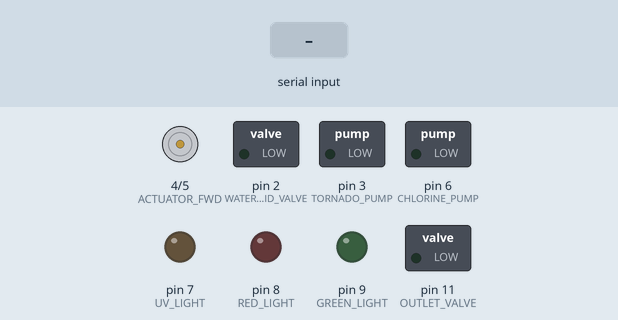
Simulated run of this sketch. Board: Arduino Uno, built with avr-gcc and run on an emulated ATmega328P. On the bench: motor-driver pin pairs drawn as motors (green arrow = first pin HIGH = forward, orange = second pin HIGH = backward, longer = more drive), switched loads named in the sketch (green lamp = pin HIGH), output pins drawn as LEDs (lit = HIGH). The inputs (shaded band) are chosen by the test bench. Pins used as bus, display or sensor lines are not drawn; what the sketch prints to the serial monitor is not drawn.

Above: at 1.2 s.
1.3 s: "FILL_WATER:0\n" received over the second serial link
At 2.5 s:
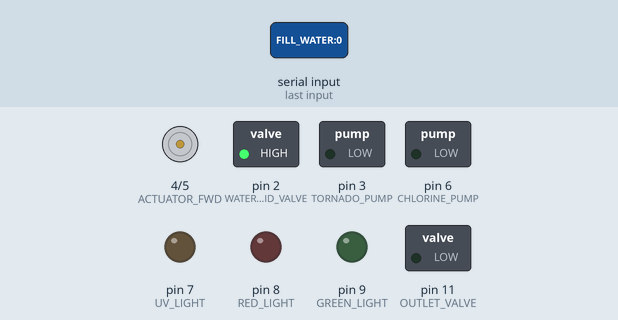
2.8 s: "FILL_WATER:1\n" received over the second serial link
At 3.9 s:
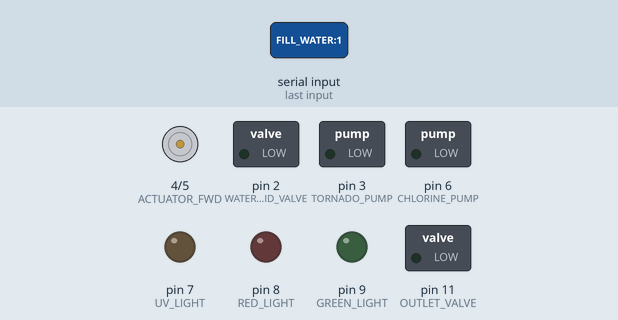
4.3 s: "START\n" received over the second serial link
5.8 s: "FILL_WATER:1\n" received over the second serial link
At 6.8 s:
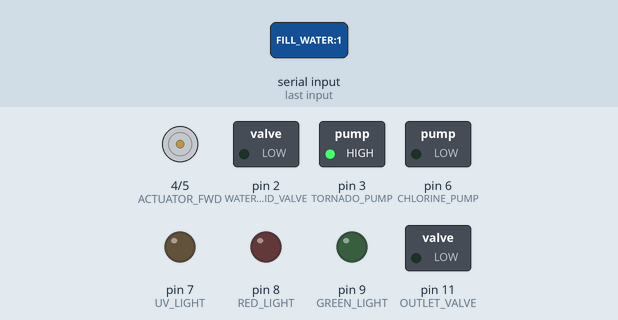
Timing chart, 0 to 15.8 s (numbered marks = the images above; inputs shaded):
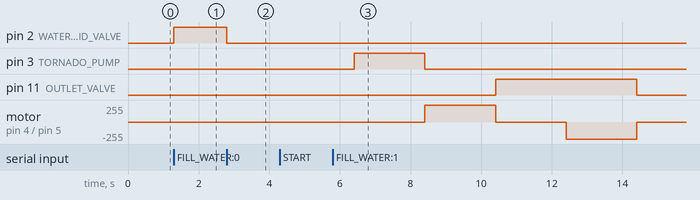

The sketch:

deglazing.ino
```cpp
#include <SoftwareSerial.h>

// Define SoftwareSerial RX and TX pins
#define SOFT_RX 12  // Change as needed
#define SOFT_TX 13  // Change as needed

SoftwareSerial softSerial(SOFT_RX, SOFT_TX);  // RX, TX
#define DOOR_LOCK 1
#define WATER_SOLENOID_VALVE 2
#define TORNADO_PUMP 3
#define ACTUATOR_FWD 4
#define ACTUATOR_REV 5
#define CHLORINE_PUMP 6
#define UV_LIGHT 7
#define RED_LIGHT 8
#define GREEN_LIGHT 9
#define DOOR_SENSOR 10
#define OUTLET_VALVE 11

#define TORNADO_TIME 2000
#define DRAIN_TIME 2000
#define CLEAN_TORNADO_TIME 3000
#define CLEAN_WATER_TIME 5000

bool istankFilled = false;
bool isDeglazed = false;
bool isCleaning = false;
bool cleaningCompleted = false;

bool isStartPressed;

int deglazingCycles = 3;   // Number of deglazing cycles
int cleaningCycles = 3;    // Number of cleaning cycles
int currentCleanCycle = 0;

void setup() {
    pinMode(DOOR_LOCK, OUTPUT);
    pinMode(WATER_SOLENOID_VALVE, OUTPUT);
    pinMode(TORNADO_PUMP, OUTPUT);
    pinMode(ACTUATOR_FWD, OUTPUT);
    pinMode(ACTUATOR_REV, OUTPUT);
    pinMode(CHLORINE_PUMP, OUTPUT);
    pinMode(UV_LIGHT, OUTPUT);
    pinMode(RED_LIGHT, OUTPUT);
    pinMode(GREEN_LIGHT, OUTPUT);
    pinMode(DOOR_SENSOR, INPUT);
    pinMode(OUTLET_VALVE, OUTPUT);
    Serial.begin(9600);
    softSerial.begin(9600);  // Software Serial

    softSerial.println("✅ Software Serial Ready!");
}

void loop() {
    checkSerialCommands();  // ✅ Always check for FILL_WATER updates

    if (!isDeglazed && isStartPressed) {
        startDeglazingProcess();
    }

    if (isDeglazed && isCleaning && !cleaningCompleted) {
        performCleaningCycle();
    }
}

// ✅ Function to check Serial for water status and commands
void checkSerialCommands() {
    while (softSerial.available()) {  // ✅ Process all available serial data
        String received = softSerial.readStringUntil('\n');
        received.trim();  // ✅ Remove extra spaces/newlines

        if (received == "FILL_WATER:1") {
            istankFilled = true;
            Serial.println("✅ Water filled, solenoid OFF.");
            digitalWrite(WATER_SOLENOID_VALVE, LOW);
        } else if (received == "FILL_WATER:0") {
            istankFilled = false;
            Serial.println("❌ Water low, solenoid ON.");
            digitalWrite(WATER_SOLENOID_VALVE, HIGH);
        }

        if (received == "START") {
            Serial.println("🚀 START Command Received. Waiting for water...");
            isStartPressed=true;
            digitalWrite(DOOR_LOCK, HIGH);
            Serial.println("🔒 DOOR LOCKED");
        }

        if (received == "CLEAN" && isDeglazed) {
            isCleaning = true;
            cleaningCompleted = false;
            currentCleanCycle = 0;
            Serial.println("🧼 CLEAN Command Received. Starting Cleaning Process...");
        }
    }
}


// ✅ Deglazing now ensures water is filled before each cycle EXCEPT the last one
void startDeglazingProcess() {
    Serial.println("======= Deglazing Started =======");

    for (int cycle = 1; cycle <= deglazingCycles; cycle++) {
        Serial.print("Deglazing Cycle: ");
        Serial.println(cycle);

        // ✅ Always wait for water before starting each cycle
        ensureWaterFilled();

        // ✅ Tornado Pump ON
        digitalWrite(TORNADO_PUMP, HIGH);
        Serial.println("TORNADO: ON");
        delay(TORNADO_TIME);
        digitalWrite(TORNADO_PUMP, LOW);
        Serial.println("TORNADO: OFF");

        // ✅ Drain Process (Actuator + Outlet Valve)
        Serial.println("Raising bucket");
        digitalWrite(ACTUATOR_FWD, HIGH);
        digitalWrite(ACTUATOR_REV, LOW);
        delay(DRAIN_TIME);
        digitalWrite(ACTUATOR_FWD, LOW);
        digitalWrite(ACTUATOR_REV, LOW);

        digitalWrite(OUTLET_VALVE, HIGH);
        Serial.println("Outlet valve open");
        delay(DRAIN_TIME);

        Serial.println("Lowering bucket");
        digitalWrite(ACTUATOR_REV, HIGH);
        digitalWrite(ACTUATOR_FWD, LOW);
        delay(DRAIN_TIME);
        digitalWrite(ACTUATOR_REV, LOW);
        digitalWrite(ACTUATOR_FWD, LOW);

        digitalWrite(OUTLET_VALVE, LOW);
        Serial.println("Outlet valve closed");

        // ✅ Only wait for `FILL_WATER:0` in the first two cycles
        if (cycle < deglazingCycles) {
            waitForWaterToBeLow();
        }
    }

    isDeglazed = true;
    Serial.println("======= Deglazing Completed =======");
    if(isDeglazed){
      softSerial.println("DEGLAZED:1");
      }


}


// ✅ Cleaning now ensures water is filled **at the start** before adding chlorine
void performCleaningCycle() {
    while (currentCleanCycle < cleaningCycles) {
        Serial.print("======= Cleaning Cycle ");
        Serial.print(currentCleanCycle + 1);
        Serial.println(" Started =======");

        // ✅ 1. Start Chlorine Pump and wait for FILL_WATER:1
        digitalWrite(CHLORINE_PUMP, HIGH);
        Serial.println("Chlorine Pump: ON (Waiting for FILL_WATER:1)");
        ensureWaterFilled();  // Wait until chlorine level is adequate
        digitalWrite(CHLORINE_PUMP, LOW);
        Serial.println("Chlorine Pump: OFF");

        // ✅ 2. Start Tornado & UV Light
        digitalWrite(TORNADO_PUMP, HIGH);
        digitalWrite(UV_LIGHT, HIGH);
        Serial.println("Tornado & UV Light: ON");
        delay(CLEAN_TORNADO_TIME);
        digitalWrite(TORNADO_PUMP, LOW);
        digitalWrite(UV_LIGHT, LOW);
        Serial.println("Tornado & UV Light: OFF");

        // ✅ 3. Open Outlet Valve to discharge
        digitalWrite(OUTLET_VALVE, HIGH);
        Serial.println("Outlet Valve: OPEN (Discharging)");
        delay(DRAIN_TIME);
        digitalWrite(OUTLET_VALVE, LOW);
        Serial.println("Outlet Valve: CLOSED");

        // ✅ 4. Wait for FILL_WATER:0 (Tank must be empty before refilling)
        waitForWaterToBeLow();

        // ✅ 5. Open Water Solenoid to refill
        digitalWrite(WATER_SOLENOID_VALVE, HIGH);
        Serial.println("Water Solenoid: ON (Refilling)");

        // ✅ 6. Wait for FILL_WATER:1 again
        ensureWaterFilled();
        digitalWrite(WATER_SOLENOID_VALVE, LOW);
        Serial.println("Water Solenoid: OFF");

        // ✅ 7. Open Outlet Valve again to discharge water
        digitalWrite(OUTLET_VALVE, HIGH);
        Serial.println("Outlet Valve: OPEN (Final Discharge)");
        delay(DRAIN_TIME);
        digitalWrite(OUTLET_VALVE, LOW);
        Serial.println("Outlet Valve: CLOSED");

        Serial.print("======= Cleaning Cycle ");
        Serial.print(currentCleanCycle + 1);
        Serial.println(" Completed =======");

        currentCleanCycle++;
    }

    Serial.println("======= Cleaning Process Completed =======");
    isCleaning = false;
    cleaningCompleted = true;
}


// ✅ Function to ensure tank is filled before moving forward
void ensureWaterFilled() {
    istankFilled = false;  // ✅ Force rechecking of water level
    Serial.println("⏳ Waiting for FILL_WATER:1 command...");

    while (!istankFilled) {
        checkSerialCommands();  // ✅ Keep checking for new Serial input
        delay(500);
    }

    Serial.println("✅ Tank Filled. Proceeding...");
}


// ✅ Function to ensure tank is drained before waiting for refill
void waitForWaterToBeLow() {
    Serial.println("⏳ Waiting for FILL_WATER:0 command...");
    while (istankFilled) {
        checkSerialCommands();  // ✅ Continuously check Serial for FILL_WATER:0
        delay(500);
    }
    Serial.println("✅ Tank emptied. Waiting for next refill...");
}
```

Measured:
- after the input at 1.3 s, pin 2 (WATER_SOLENOID_VALVE): LOW → HIGH at once
- after the input at 2.8 s, pin 2 (WATER_SOLENOID_VALVE): HIGH → LOW at once
- after the input at 4.3 s, every drawn part: stays the same
- after the input at 5.8 s, pin 3 (TORNADO_PUMP): LOW → HIGH after 0.61 s, → LOW 2.0 s later; pin 11 (OUTLET_VALVE): LOW → HIGH after 4.6 s, → LOW 4.0 s later; motor on pin 4 (ACTUATOR_FWD) / pin 5 (ACTUATOR_REV): stopped → forward 255/255 after 2.6 s, → stopped 2.0 s later, → backward 255/255 2.0 s later, → stopped 2.0 s later
